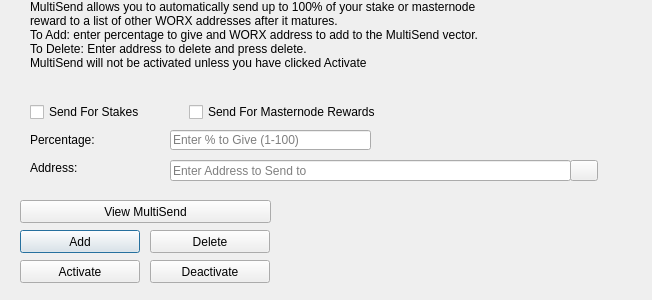
<?xml version="1.0" encoding="UTF-8"?>
<ui version="4.0">
 <class>MultiSendDialog</class>
 <widget class="QDialog" name="MultiSendDialog">
  <property name="windowModality">
   <enum>Qt::NonModal</enum>
  </property>
  <property name="geometry">
   <rect>
    <x>0</x>
    <y>0</y>
    <width>652</width>
    <height>300</height>
   </rect>
  </property>
  <property name="windowTitle">
   <string>MultiSend</string>
  </property>
  <widget class="QLineEdit" name="multiSendPercentEdit">
   <property name="geometry">
    <rect>
     <x>170</x>
     <y>130</y>
     <width>201</width>
     <height>20</height>
    </rect>
   </property>
   <property name="toolTip">
    <string>Enter whole numbers 1 - 100</string>
   </property>
   <property name="placeholderText">
    <string>Enter % to Give (1-100)</string>
   </property>
  </widget>
  <widget class="QLineEdit" name="multiSendAddressEdit">
   <property name="geometry">
    <rect>
     <x>170</x>
     <y>160</y>
     <width>401</width>
     <height>21</height>
    </rect>
   </property>
   <property name="toolTip">
    <string/>
   </property>
   <property name="placeholderText">
    <string>Enter Address to Send to</string>
   </property>
  </widget>
  <widget class="QLabel" name="label_2">
   <property name="geometry">
    <rect>
     <x>30</x>
     <y>0</y>
     <width>451</width>
     <height>121</height>
    </rect>
   </property>
   <property name="lineWidth">
    <number>1</number>
   </property>
   <property name="text">
    <string>MultiSend allows you to automatically send up to 100% of your stake or masternode reward to a list of other WORX addresses after it matures.
To Add: enter percentage to give and WORX address to add to the MultiSend vector.
To Delete: Enter address to delete and press delete.
MultiSend will not be activated unless you have clicked Activate</string>
   </property>
   <property name="alignment">
    <set>Qt::AlignLeading|Qt::AlignLeft|Qt::AlignTop</set>
   </property>
   <property name="wordWrap">
    <bool>true</bool>
   </property>
  </widget>
  <widget class="QLabel" name="message">
   <property name="geometry">
    <rect>
     <x>290</x>
     <y>200</y>
     <width>351</width>
     <height>91</height>
    </rect>
   </property>
   <property name="text">
    <string/>
   </property>
  </widget>
  <widget class="QPushButton" name="addButton">
   <property name="geometry">
    <rect>
     <x>20</x>
     <y>230</y>
     <width>120</width>
     <height>23</height>
    </rect>
   </property>
   <property name="toolTip">
    <string/>
   </property>
   <property name="statusTip">
    <string>Add to MultiSend Vector</string>
   </property>
   <property name="text">
    <string>Add</string>
   </property>
  </widget>
  <widget class="QPushButton" name="disableButton">
   <property name="geometry">
    <rect>
     <x>150</x>
     <y>260</y>
     <width>120</width>
     <height>23</height>
    </rect>
   </property>
   <property name="statusTip">
    <string>Deactivate MultiSend</string>
   </property>
   <property name="text">
    <string>Deactivate</string>
   </property>
  </widget>
  <widget class="QPushButton" name="addressBookButton">
   <property name="geometry">
    <rect>
     <x>570</x>
     <y>160</y>
     <width>28</width>
     <height>21</height>
    </rect>
   </property>
   <property name="toolTip">
    <string>Choose an address from the address book</string>
   </property>
   <property name="text">
    <string/>
   </property>
   <property name="icon">
    <iconset resource="../worx.qrc">
     <normaloff>:/icons/address-book</normaloff>:/icons/address-book</iconset>
   </property>
   <property name="shortcut">
    <string>Alt+A</string>
   </property>
   <property name="autoDefault">
    <bool>false</bool>
   </property>
  </widget>
  <widget class="QLabel" name="label">
   <property name="geometry">
    <rect>
     <x>30</x>
     <y>130</y>
     <width>121</width>
     <height>20</height>
    </rect>
   </property>
   <property name="toolTip">
    <string>Percentage of stake to send</string>
   </property>
   <property name="text">
    <string>Percentage:</string>
   </property>
  </widget>
  <widget class="QLabel" name="label_5">
   <property name="geometry">
    <rect>
     <x>30</x>
     <y>160</y>
     <width>111</width>
     <height>16</height>
    </rect>
   </property>
   <property name="toolTip">
    <string>Address to send portion of stake to</string>
   </property>
   <property name="text">
    <string>Address:</string>
   </property>
  </widget>
  <widget class="QPushButton" name="deleteButton">
   <property name="geometry">
    <rect>
     <x>150</x>
     <y>230</y>
     <width>120</width>
     <height>23</height>
    </rect>
   </property>
   <property name="toolTip">
    <string/>
   </property>
   <property name="statusTip">
    <string>Delete Address From MultiSend Vector</string>
   </property>
   <property name="text">
    <string>Delete</string>
   </property>
  </widget>
  <widget class="QPushButton" name="activateButton">
   <property name="geometry">
    <rect>
     <x>20</x>
     <y>260</y>
     <width>120</width>
     <height>23</height>
    </rect>
   </property>
   <property name="statusTip">
    <string>Activate MultiSend</string>
   </property>
   <property name="text">
    <string>Activate</string>
   </property>
  </widget>
  <widget class="QPushButton" name="viewButton">
   <property name="geometry">
    <rect>
     <x>20</x>
     <y>200</y>
     <width>251</width>
     <height>23</height>
    </rect>
   </property>
   <property name="toolTip">
    <string/>
   </property>
   <property name="statusTip">
    <string>View MultiSend Vector</string>
   </property>
   <property name="text">
    <string>View MultiSend</string>
   </property>
  </widget>
  <widget class="QWidget" name="horizontalLayoutWidget">
   <property name="geometry">
    <rect>
     <x>30</x>
     <y>100</y>
     <width>351</width>
     <height>24</height>
    </rect>
   </property>
   <layout class="QHBoxLayout" name="horizontalLayout">
    <item>
     <widget class="QCheckBox" name="multiSendStakeCheckBox">
      <property name="text">
       <string>Send For Stakes</string>
      </property>
     </widget>
    </item>
    <item>
     <widget class="QCheckBox" name="multiSendMasternodeCheckBox">
      <property name="text">
       <string>Send For Masternode Rewards</string>
      </property>
     </widget>
    </item>
   </layout>
  </widget>
 </widget>
 <resources>
  <include location="../worx.qrc"/>
 </resources>
 <connections/>
</ui>
